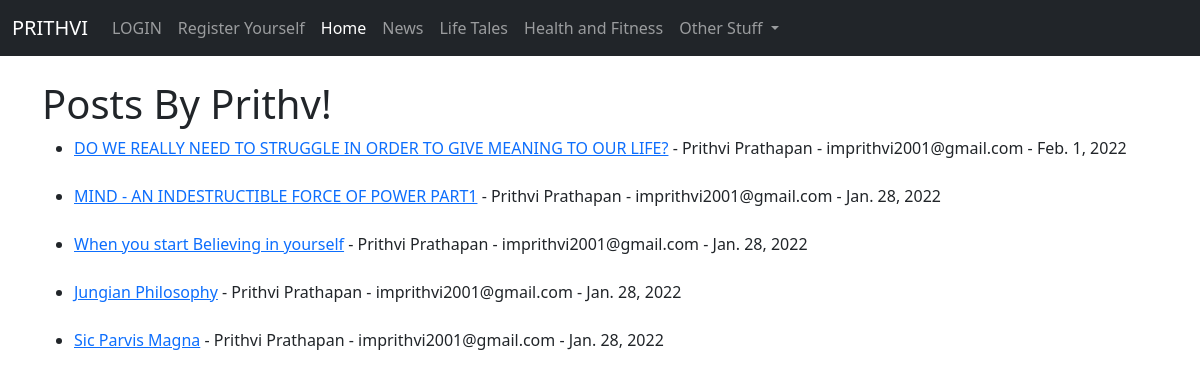
The page / on the database its author committed.
### theblog/models.py (models this page shows, shortened)
class Post(models.Model):
    title = models.CharField(max_length = 255)
    title_tag = models.CharField(max_length = 255)
    author = models.ForeignKey(User, on_delete = models.CASCADE)
    body = models.TextField()
    post_date = models.DateField(auto_now_add = True)

### theblog/views.py (the view)
# urls.py: path('', HomeView.as_view(), name = "home"),
class HomeView(ListView):
    model = Post
    template_name = "home.html"
    ordering = ["-id"]

### theblog/templates/home.html (shortened to what this page needs)
{% extends 'base.html' %}
{% block content %}
<h1>Posts By Prithv!</h1>
<ul>
{% for post in object_list %}
<li><a href="{% url 'article-detail' post.pk %}">{{ post.title }}</a> - {{ post.author.first_name }}
  {{ post.author.last_name }} - {{ post.author.email }} - {{ post.post_date }}
  <br/>
</li>
	<br/>
{% endfor %}
</ul>
{% endblock %}

### rows shown on the page
Post: title "DO WE REALLY NEED TO STRUGGLE IN ORDER TO GIVE MEANING TO OUR LIFE?", author.first_name "Prithvi", author.last_name "Prathapan", author.email "imprithvi2001@gmail.com", post_date "Feb. 1, 2022"
Post: title "MIND - AN INDESTRUCTIBLE FORCE OF POWER PART1", author.first_name "Prithvi", author.last_name "Prathapan", author.email "imprithvi2001@gmail.com", post_date "Jan. 28, 2022"
Post: title "When you start Believing in yourself", author.first_name "Prithvi", author.last_name "Prathapan", author.email "imprithvi2001@gmail.com", post_date "Jan. 28, 2022"
Post: title "Jungian Philosophy", author.first_name "Prithvi", author.last_name "Prathapan", author.email "imprithvi2001@gmail.com", post_date "Jan. 28, 2022"
Post: title "Sic Parvis Magna", author.first_name "Prithvi", author.last_name "Prathapan", author.email "imprithvi2001@gmail.com", post_date "Jan. 28, 2022"
